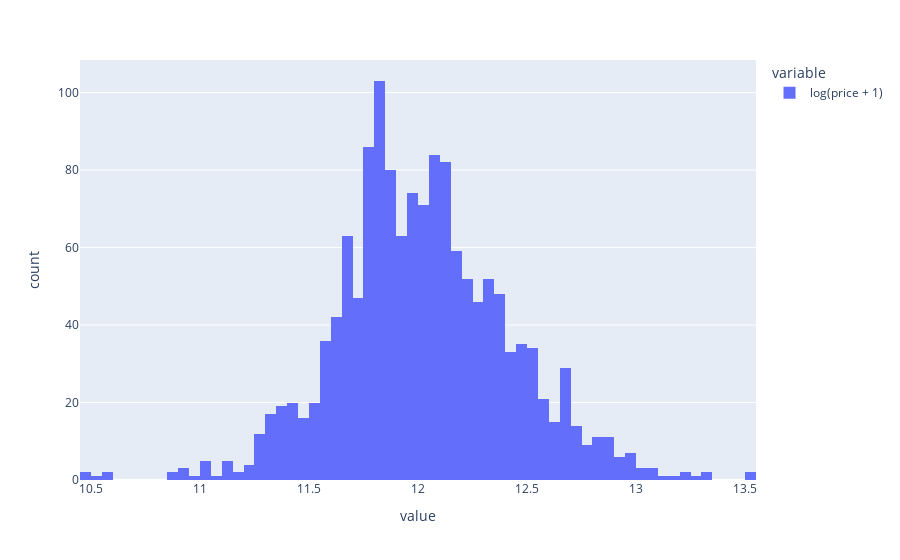

The code cell stored with this chart in its notebook:
### Code cell
px.histogram(prices['log(price + 1)'])

### Figure 1 — Plotly figure (JSON) as saved in the notebook; plotly's stock layout.template omitted (floating-point values rounded to 4 significant figures; data arrays with more than 128 entries replaced by an {"elided": "..."} marker saying what was removed)
{"data": [{"alignmentgroup": "True", "bingroup": "x", "hovertemplate": "variable=log(price + 1)<br>value=%{x}<br>count=%{y}<extra></extra>", "legendgroup": "log(price + 1)", "marker": {"color": "#636efa", "pattern": {"shape": ""}}, "name": "log(price + 1)", "offsetgroup": "log(price + 1)", "orientation": "v", "showlegend": true, "type": "histogram", "x": {"elided": "1460 float values"}, "xaxis": "x", "yaxis": "y"}], "layout": {"barmode": "relative", "legend": {"title": {"text": "variable"}, "tracegroupgap": 0}, "margin": {"t": 60}, "xaxis": {"anchor": "y", "domain": [0, 1], "title": {"text": "value"}}, "yaxis": {"anchor": "x", "domain": [0, 1], "title": {"text": "count"}}}}
